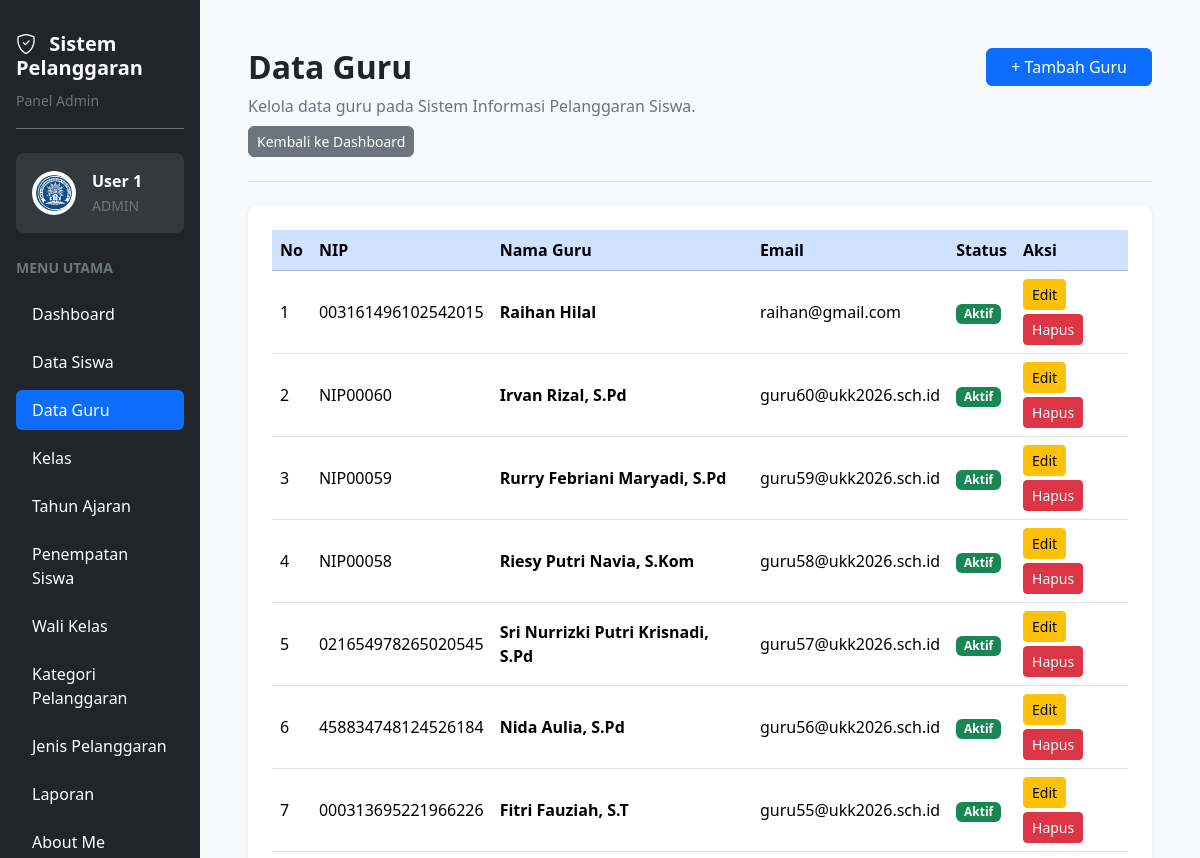
Before: /guru.php (signed in, upper part) with the older database file.
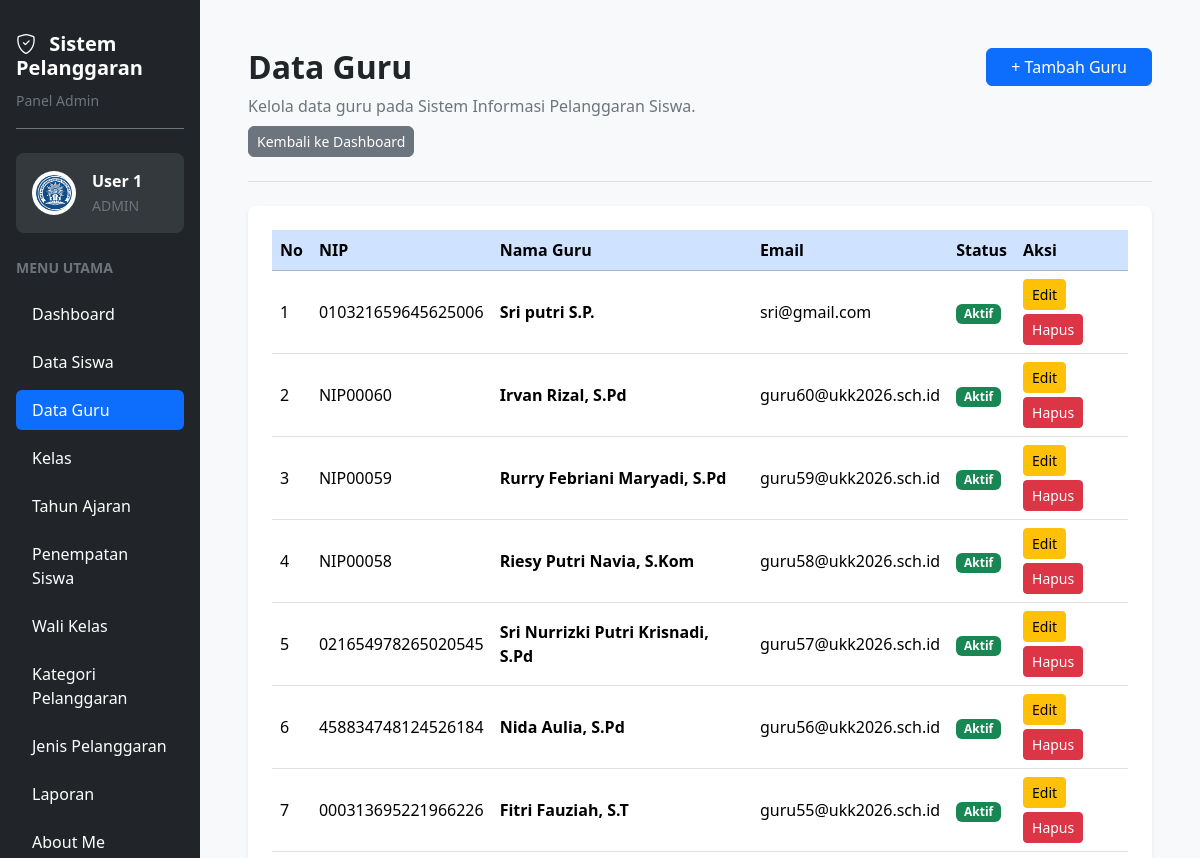
After: the same page with the newer database file.
### tables this page shows
CREATE TABLE `t_guru` (
  `id` int(11) NOT NULL,
  `nip` varchar(30) NOT NULL,
  `nama` varchar(150) NOT NULL,
  `email` varchar(150) NOT NULL,
  `status_aktif` tinyint(1) NOT NULL,
  `user_id` int(11) NOT NULL,
  `created_at` timestamp NULL DEFAULT current_timestamp(),
  `updated_at` timestamp NULL DEFAULT current_timestamp()
);

### guru.php (the view, shortened to what the changed rows need)
<?php
require_once __DIR__ . "/config/koneksi.php";
$query = mysqli_query($koneksi, "SELECT * FROM t_guru ORDER BY id DESC");
$menuAdmin = [
    ['Dashboard', 'dashboard.php'],
    ['Data Siswa', 'siswa.php'],
    ['Data Guru', 'guru.php'],
    ['Kelas', 'kelas.php'],
    ['Tahun Ajaran', 'tahun_ajaran.php'],
    ['Penempatan Siswa', 'penempatan_siswa.php'],
    ['Wali Kelas', 'wali_kelas.php'],
    ['Kategori Pelanggaran', 'kategori_pelanggaran.php'],
    ['Jenis Pelanggaran', 'jenis_pelanggaran.php'],
    ['Laporan', 'laporan.php'],
    ['About Me', 'abautme.php']
];
?>
<!DOCTYPE html>
<html lang="id">
<head>
    <link href="https://cdn.jsdelivr.net/npm/bootstrap@5.3.3/dist/css/bootstrap.min.css" rel="stylesheet">
    <link href="https://cdn.jsdelivr.net/npm/bootstrap-icons@1.11.3/font/bootstrap-icons.min.css" rel="stylesheet">
    <link href="https://cdn.datatables.net/2.3.4/css/dataTables.bootstrap5.min.css" rel="stylesheet">
</head>
<body class="bg-light overflow-hidden">
<div class="container-fluid vh-100 overflow-hidden">
    <div class="row h-100 flex-nowrap">
        <aside class="col-3 col-md-3 col-lg-2 bg-dark vh-100 overflow-y-auto p-3 flex-shrink-0">
            <ul class="nav nav-pills flex-column gap-2">
                <?php foreach ($menuAdmin as $item): ?>
                    <li class="nav-item">
                        <a
                            href="<?= htmlspecialchars($item[1], ENT_QUOTES, 'UTF-8'); ?>"
                            class="nav-link <?= $item[0] === 'Data Guru' ? 'active' : 'text-white'; ?> rounded-2 py-2 px-3"
                            <?= $item[0] === 'Data Guru' ? 'aria-current="page"' : ''; ?>
                        >
                            <?= htmlspecialchars($item[0], ENT_QUOTES, 'UTF-8'); ?>
                        </a>
                    </li>
                <?php endforeach; ?>
            </ul>
        </aside>
        <main class="col-9 col-md-9 col-lg-10 vh-100 overflow-y-auto p-3 p-lg-5">
            <div class="d-flex flex-wrap justify-content-between align-items-start gap-3 mb-4 pb-4 border-bottom">
                <div>
                    <h2 class="fw-bold mb-2">Data Guru</h2>
                </div>
            </div>
            <div class="card border-0 shadow-sm rounded-3">
                <div class="card-body p-3 p-lg-4">
                    <div class="table-responsive">
                        <table id="tabelGuru" class="table table-hover align-middle">
                            <thead>
                                <tr class="table-primary">
                                    <th>No</th>
                                    <th>NIP</th>
                                    <th>Nama Guru</th>
                                    <th>Email</th>
                                    <th>Status</th>
                                    <th>Aksi</th>
                                </tr>
                            </thead>
                            <tbody>
                                <?php $no = 1; ?>
                                <?php while ($guru = mysqli_fetch_assoc($query)): ?>
                                    <tr>
                                        <td><?= $no++; ?></td>
                                        <td>
                                            <?= htmlspecialchars($guru['nip'] ?? '', ENT_QUOTES, 'UTF-8'); ?>
                                        </td>
                                        <td class="fw-semibold">
                                            <?= htmlspecialchars($guru['nama'] ?? '', ENT_QUOTES, 'UTF-8'); ?>
                                        </td>
                                        <td>
                                            <?= htmlspecialchars($guru['email'] ?? '', ENT_QUOTES, 'UTF-8'); ?>
                                        </td>
                                        <td>
                                            <?php if ((int) ($guru['status_aktif'] ?? 0) === 1): ?>
                                                <span class="badge bg-success">Aktif</span>
                                            <?php else: ?>
                                                <span class="badge bg-secondary">Tidak Aktif</span>
                                            <?php endif; ?>
                                        </td>
                                        <td>
                                            <div class="d-flex flex-wrap gap-1">
                                                <a
                                                    href="edit_guru.php?id=<?= (int) $guru['id']; ?>"
                                                    class="btn btn-warning btn-sm"
                                                >Edit</a>
                                                <a
                                                    href="hapus_guru.php?id=<?= (int) $guru['id']; ?>"
                                                    class="btn btn-danger btn-sm"
                                                    onclick="return confirm('Yakin ingin menghapus data guru ini?')"
                                                >Hapus</a>
                                            </div>
                                        </td>
                                    </tr>
                                <?php endwhile; ?>
                            </tbody>
                        </table>
                    </div>
                </div>
            </div>
        </main>
    </div>
</div>
</body>
</html>

Changed rows visible on the page:
removed t_guru: nip "003161496102542015", nama "Raihan Hilal", email "raihan@gmail.com", status_aktif "Aktif"
added t_guru: nip "010321659645625006", nama "Sri putri S.P.", email "sri@gmail.com", status_aktif "Aktif"
